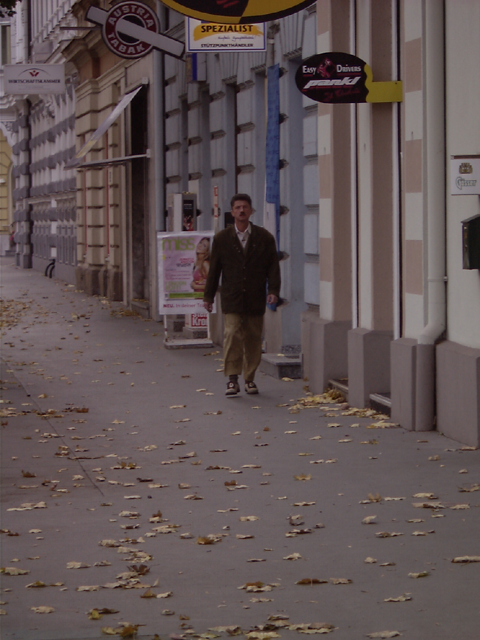
#> input picture lab11_people/testImage2.png, 480 x 640 px
$ python -i pm.py   (imports and definitions only)   (older library calls are emulated)
#> lines starting #> are read from the running program, lines starting #| are printed output that depends on the picture
import numpy as np
import matplotlib.pyplot as plt
import scipy.ndimage.filters as filters
import cv2
from copy import copy


# [40 lines left out: functions descriptors, match_descriptors, not called in this run]


def compute_H(gray, filter_size=5, k=0.05, normalize=True):
    sobel_x = cv2.Sobel(gray, ddepth=cv2.CV_32F, dx=1, dy=0, ksize=filter_size)
    sobel_y = cv2.Sobel(gray, ddepth=cv2.CV_32F, dx=0, dy=1, ksize=filter_size)

    # Autocorrelation matrix elems
    m00 = cv2.GaussianBlur(
        sobel_x * sobel_x, ksize=(filter_size, filter_size), sigmaX=0
    )
    m01 = cv2.GaussianBlur(
        sobel_x * sobel_y, ksize=(filter_size, filter_size), sigmaX=0
    )
    m10 = m01
    m11 = cv2.GaussianBlur(
        sobel_y * sobel_y, ksize=(filter_size, filter_size), sigmaX=0
    )

    out_img = np.zeros(gray.shape, dtype=np.float64)

    for y in range(gray.shape[0]):
        for x in range(gray.shape[1]):
            m_matrix = np.array([[m00[y, x], m01[y, x]], [m10[y, x], m11[y, x]]])
            harris = np.linalg.det(m_matrix) - k * np.trace(m_matrix) ** 2
            # print(harris)
            out_img[y, x] = harris

    out_img_norm = cv2.normalize(out_img, None, 0.0, 1.0, norm_type=cv2.NORM_MINMAX)
    return out_img_norm if normalize else out_img


# [63 lines left out: functions find_max, appendimages, plot_matches, show_img_with_points, non_maximum_suppression, not called in this run]

>>> import cv2
>>> picture = cv2.imread('../lab11_people/testImage2.png', cv2.IMREAD_GRAYSCALE)
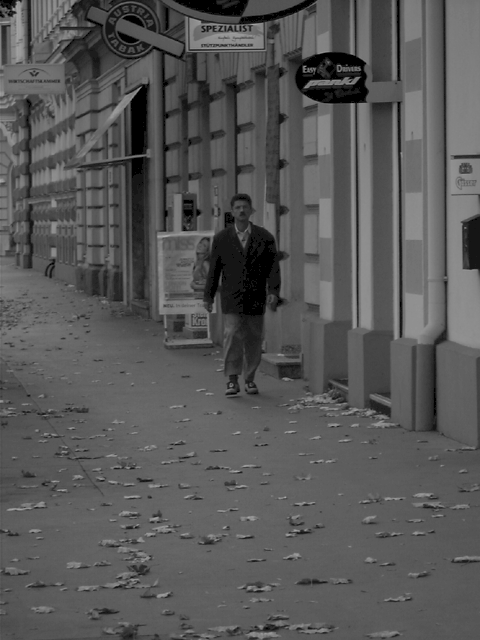
#> picture: shape (640, 480); min 0, max 172, mean 87.3
>>> result = compute_H(picture)
#> in compute_H, `sobel_x = cv2.Sobel(gray, ddepth=cv2.CV_32F, dx=1, dy=0, ksize=filter_..`:
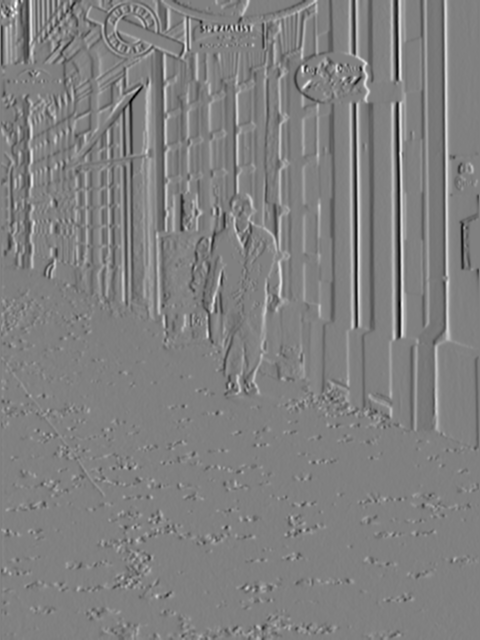
#> sobel_x: shape (640, 480) float32; min -5470, max 5363, mean 0.1; drawn with min black and max white
#> in compute_H, `sobel_y = cv2.Sobel(gray, ddepth=cv2.CV_32F, dx=0, dy=1, ksize=filter_..`:
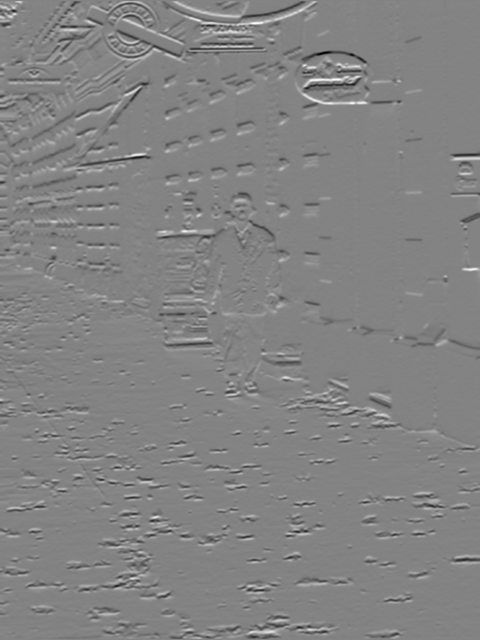
#> sobel_y: shape (640, 480) float32; min -6608, max 6231, mean 3.1; drawn with min black and max white
#> in compute_H, `m00 = cv2.GaussianBlur( sobel_x * sobel_x, ksize=(filter_size, filter_..`:
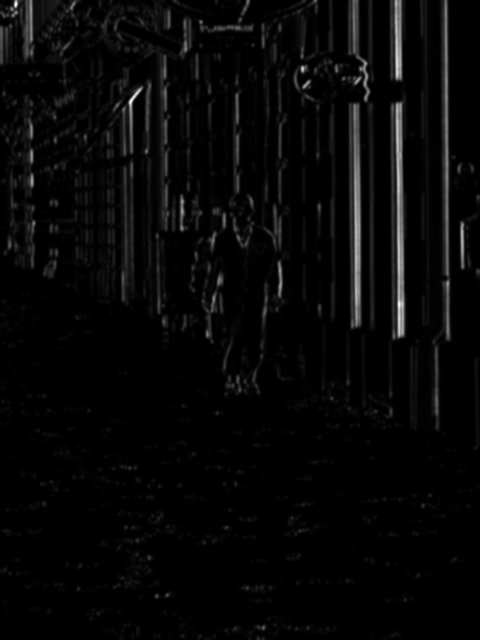
#> m00: shape (640, 480) float32; min 0, max 17541528, mean 536386.9; drawn with min black and max white
#> in compute_H, `m01 = cv2.GaussianBlur( sobel_x * sobel_y, ksize=(filter_size, filter_..`:
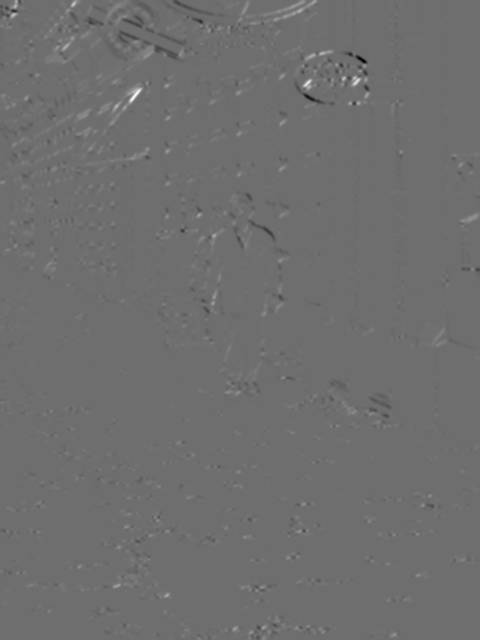
#> m01: shape (640, 480) float32; min -9309840, max 12145773, mean 22724.2; drawn with min black and max white
#> in compute_H, `m11 = cv2.GaussianBlur( sobel_y * sobel_y, ksize=(filter_size, filter_..`:
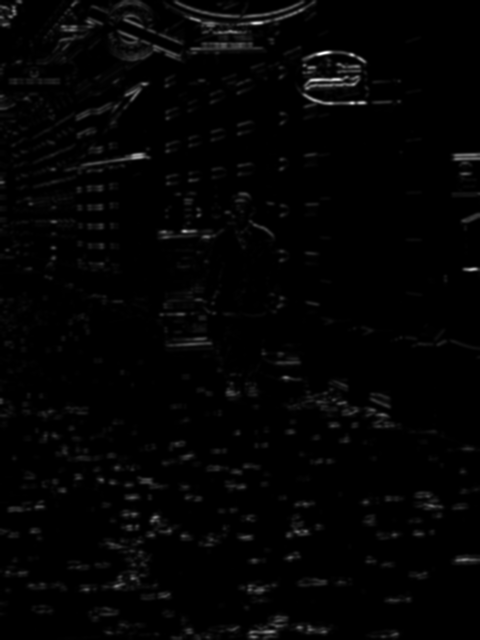
#> m11: shape (640, 480) float32; min 0, max 25130906, mean 403856; drawn with min black and max white
